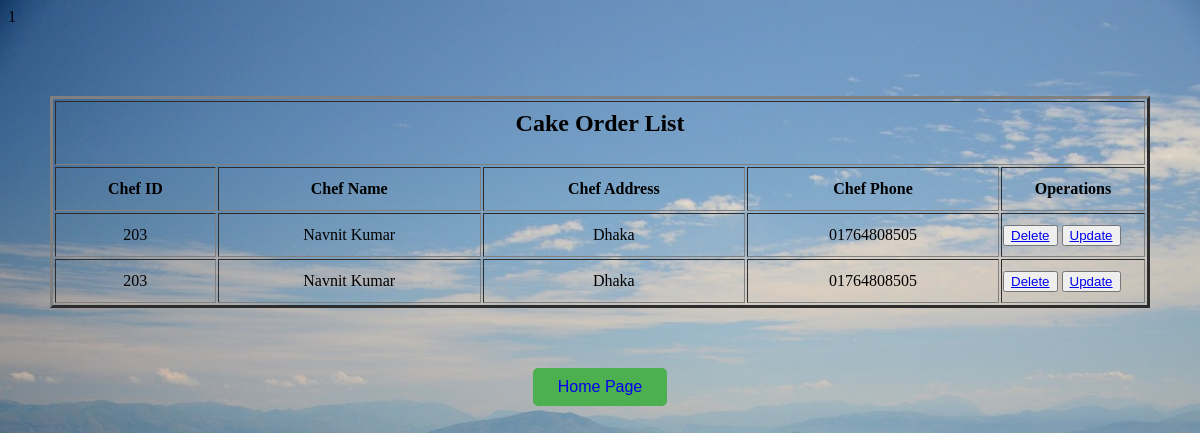
The app's page /Chef/chef.php with its own data.
### tables this page shows
CREATE TABLE IF NOT EXISTS `chef` (
  `Chef_ID` int(10) NOT NULL,
  `Chef_Name` varchar(40) NOT NULL,
  `Chef_Address` varchar(40) NOT NULL,
  `Chef_Phone` varchar(20) NOT NULL
);

### Chef/disp.php (the view, shortened to what this page needs)
<!DOCTYPE html>
<html>
	<head>
	</head>
	<body bgcolor="lightblue">
	<table align="center" class="table2" border="3px solid black" style="width:1100px; line-height:40px;">
	<tr>
		<th colspan="5"><h2>Cake Order List</h2></th>
		</tr>
			  <th> Chef ID </th>
			  <th> Chef Name </th>
			  <th> Chef Address </th>
			  <th>Chef Phone </th>
        <th>Operations</th>
		<?php
    include 'connection.php';
    $sql = "select * from chef ";
    $query = mysqli_query($conn, $sql);
     while($row1=mysqli_fetch_array($query))
		{
		?>
		<tr> <td class="tdr"><?php echo $row1['Chef_ID']; ?></td>
		<td class="tdr"><?php echo $row1['Chef_Name']; ?></td>
		<td class="tdr"><?php echo $row1['Chef_Address']; ?></td>
		<td class="tdr"><?php echo $row1['Chef_Phone']; ?></td>
    <td style="width: 140px;">
                                <button><a href="Delete.php?Chef_ID=<?php echo $row1["Chef_ID"]; ?>">Delete</a></button>
                                <button>
                                <a href="Update.php?Chef_ID=<?php echo $row1["Chef_ID"]; ?>">Update</a>
                                </button>
                            </td>
		</tr>
	<?php
               }
          ?>
	</table>
  <center>
 <button class="button" > <a href="../dashboard/home.php" style="text-decoration: none;">Home Page</a> </button>
              </center>
</body>
	</html>

### Chef/disp.php (style rules this page uses)
body { background-image: url(../images/sea2.jpg); background-repeat: no-repeat; background-size: cover; }
.tdr { text-align:center; }
.button { background-color: #4CAF50; border: none; color: white; padding: 10px 25px; text-align: center; margin-top: 60px; border-radius: 5px; text-decoration: none; display: inline-block; font-size: 16px; }
.table2 { margin-top: 70px; }

### records on screen
chef: Chef_ID "203", Chef_Name "Navnit Kumar", Chef_Address "Dhaka", Chef_Phone "01764808505"
chef: Chef_ID "203", Chef_Name "Navnit Kumar", Chef_Address "Dhaka", Chef_Phone "01764808505"
